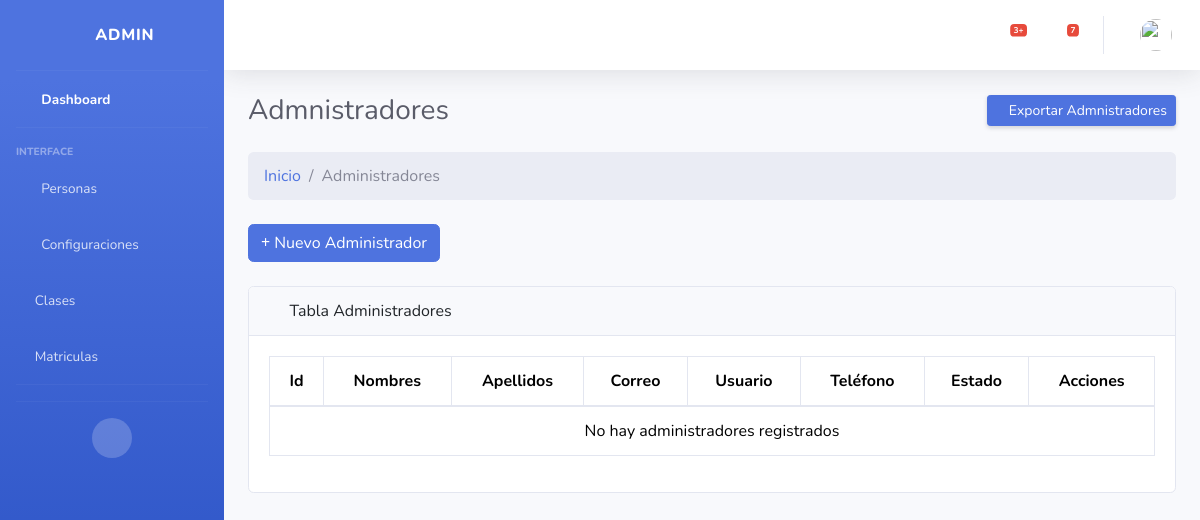
Before: /administrador/ with the older database file.
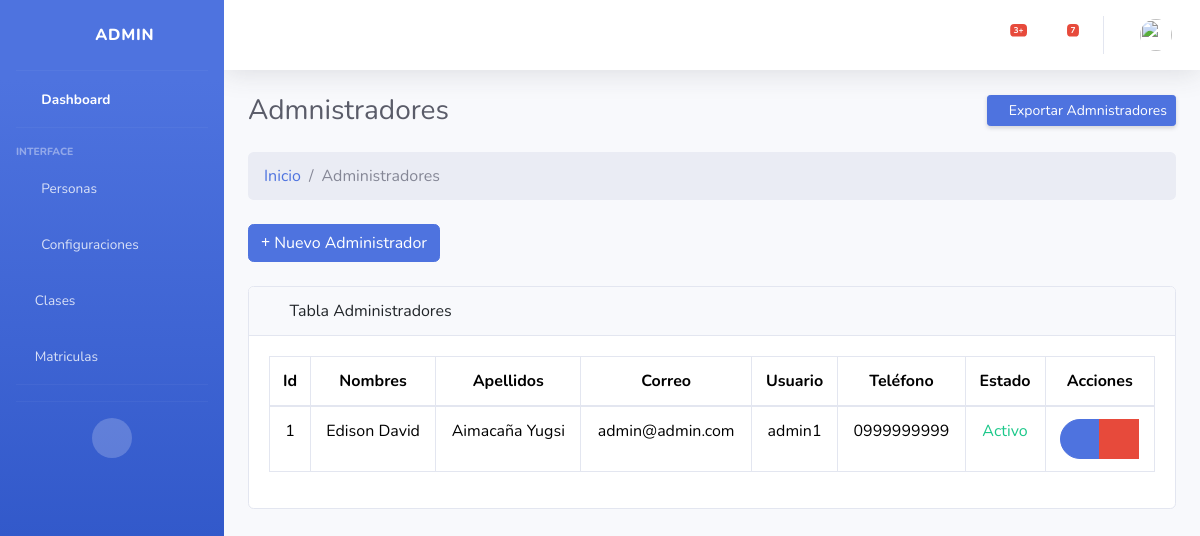
After: the same page with the newer database file.
### Aplicaciones/core/models.py (models this page shows, shortened)
class Administradores(models.Model):
    adm_id = models.AutoField(primary_key=True)
    fk_id_persona = models.ForeignKey(Personas,verbose_name='Persona',on_delete=models.CASCADE)
    adm_fotografia = models.ImageField(default='Sin Foto',null=True,blank=True,verbose_name="Fotografía:")
    adm_estado = models.BooleanField(default=True,verbose_name='Estado:')

class Personas(models.Model):
    per_id = models.AutoField(primary_key=True)
    fk_id_usuario = models.ForeignKey(User,verbose_name='Usuario',on_delete=models.CASCADE)
    per_segundo_nombre = models.CharField(max_length=50,default="Null",null=False,verbose_name="Segundo nombre:")
    per_segundo_apellido = models.CharField(max_length=50,default="Null",null=False,verbose_name="Segundo apellido:")
    per_fecha_nacimiento = models.DateField(default="Null",verbose_name="Fecha de nacimiento:")
    per_cedula = models.CharField(max_length=15,default="Null",null=False,verbose_name="Cédula:")
    per_telefono = models.CharField(max_length=15,default="Null",null=True,verbose_name="Teléfono:")
    per_fecha_actualizacion = models.DateTimeField(auto_now=True,verbose_name='Actualizado el:')

### Aplicaciones/core/views/crud_administrador_views.py (the view)
# urls.py: path('administrador/', crud_administrador_views.index, name='administrador_index'),
def index(request):
    administradores = Administradores.objects.all()  # Obtener todos los administradores
    return render(request, 'administrador/index.html', {'administradores': administradores})

### Aplicaciones/core/templates/administrador/index.html (shortened to what this page needs)
{% extends 'plantillas/MasterAdmin.html' %}
{% load static %}
{% block css %}
<link href="{% static 'vendor/fontawesome-free/css/all.min.css' %}" rel="stylesheet" type="text/css">
{% endblock %}
{% block content %}
<div class="container-fluid ">
  <div class="d-sm-flex align-items-center justify-content-between mb-4">
    <h1 class="h3 mb-0 text-gray-800">Admnistradores</h1>
    <a href="#" class="d-none d-sm-inline-block btn btn-sm btn-primary shadow-sm"> Exportar Admnistradores </a>
  </div>
  <ol class="breadcrumb mb-4">
    <li class="breadcrumb-item"><a href="{% url 'core_admin' %}">Inicio</a></li>
    <li class="breadcrumb-item active">Administradores</li>
  </ol>
  <div class="mb-4">
    <a href="{% url 'administrador_create' %}" class="btn btn-primary"><i class="fas fa-plus"></i> Nuevo
      Administrador</a>
  </div>
  <div class="card mb-4">
    <div class="card-header">
      <i class="fas fa-table me-1"></i>
      Tabla Administradores
    </div>
    <div class="card-body">
      <div class="table-responsive">
        <table class="table table-bordered text-center" id="tbl-admin" width="100%" cellspacing="0">
          <thead>
            <tr>
              <th>Id</th>
              <th>Nombres</th>
              <th>Apellidos</th>
              <th>Correo</th>
              <th>Usuario</th>
              <th>Teléfono</th>
              <th>Estado</th>
              <th>Acciones</th>
            </tr>
          </thead>
          <tbody>
            {% for admin in administradores %}
              <tr>
                <td>{{admin.adm_id}}</td>
                <td>{{admin.fk_id_persona.fk_id_usuario.first_name}} {{admin.fk_id_persona.per_segundo_nombre}}</td>
                <td>{{admin.fk_id_persona.fk_id_usuario.last_name}} {{admin.fk_id_persona.per_segundo_apellido}}</td>
                <td>{{admin.fk_id_persona.fk_id_usuario.email}}</td>
                <td>{{admin.fk_id_persona.fk_id_usuario.username}}</td>
                <td>{{admin.fk_id_persona.per_telefono}}</td>
                {% if admin.adm_estado %}
                  <td class="text-success">Activo</td>
                {% else %}
                  <td class="text-danger">Inactivo</td>
                {% endif %}
                <td>
                  <div class="btn-group" role="group" aria-label="Basic mixed styles example">
                    <a href="{%url 'administrador_edit' admin.adm_id%}" type="button" class=" btn btn-primary btn-circle ">
                      <span><i class="fas fa-pen"></i></span>
                    </a>
                    <a class="btn btn-danger btn-circle" data-bs-toggle="modal"
                      data-bs-target="#eliminarModal{{admin.adm_id}}"><i class="fas fa-trash"></i>
                  </a>
                  </div>
                </td>
              </tr>
            {% empty %}
              <tr>
                <td colspan="8">No hay administradores registrados</td>
              </tr>
            {% endfor %}
          </tbody>
        </table>
      </div>
    </div>
  </div>
</div>
{% endblock %}

Changed rows visible on the page:
added Administradores: adm_id "1", fk_id_persona.fk_id_usuario.first_name "Edison", fk_id_persona.per_segundo_nombre "David", fk_id_persona.fk_id_usuario.last_name "Aimacaña", fk_id_persona.per_segundo_apellido "Yugsi", fk_id_persona.fk_id_usuario.email "admin@admin.com", fk_id_persona.fk_id_usuario.username "admin1", fk_id_persona.per_telefono "0999999999", adm_estado "Activo"
Other visible differences:
text no longer shown: "No hay administradores registrados"
